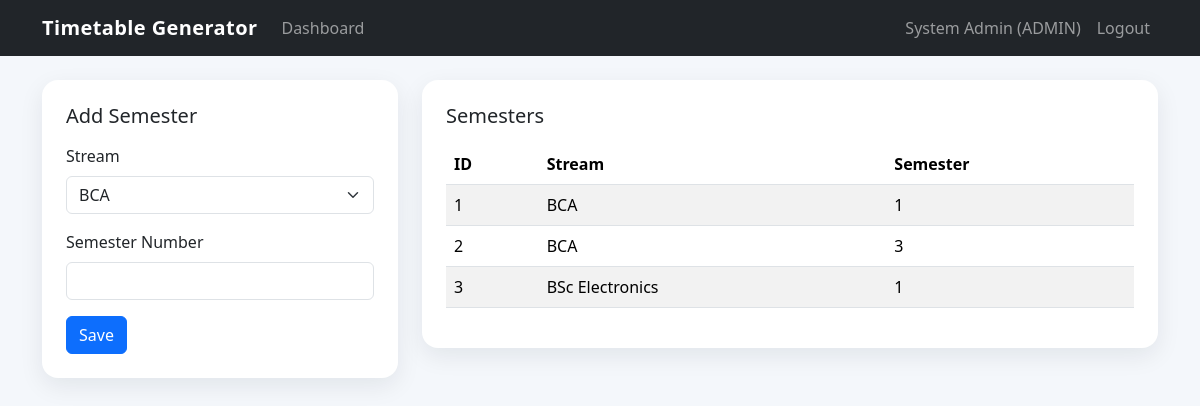
Screenshot of /admin/semesters.php (signed in) with the database file from the repository.
### tables this page shows
CREATE TABLE semesters (
    id INT AUTO_INCREMENT PRIMARY KEY,
    stream_id INT NOT NULL,
    semester_number INT NOT NULL,
    CONSTRAINT fk_semester_stream FOREIGN KEY (stream_id) REFERENCES streams(id) ON DELETE CASCADE
);

CREATE TABLE streams (
    id INT AUTO_INCREMENT PRIMARY KEY,
    department_id INT NOT NULL,
    name VARCHAR(100) NOT NULL,
    code VARCHAR(20) NOT NULL UNIQUE,
    CONSTRAINT fk_stream_department FOREIGN KEY (department_id) REFERENCES departments(id) ON DELETE CASCADE
);

### config/database.php (called while the page is built, shortened)
<?php
function db(): PDO
{
    static $pdo = null;
    if ($pdo instanceof PDO) {
        return $pdo;
    }
    $dsn = 'mysql:host=' . DB_HOST . ';dbname=' . DB_NAME . ';charset=utf8mb4';
    $pdo = new PDO($dsn, DB_USER, DB_PASS, [
        PDO::ATTR_ERRMODE => PDO::ERRMODE_EXCEPTION,
        PDO::ATTR_DEFAULT_FETCH_MODE => PDO::FETCH_ASSOC,
    ]);
    return $pdo;
}

### includes/functions.php (called while the page is built, shortened)
<?php
require_once __DIR__ . '/../config/database.php';
function e(?string $value): string
{
    return htmlspecialchars((string) $value, ENT_QUOTES, 'UTF-8');
}
function fetch_all(string $sql, array $params = []): array
{
    $stmt = db()->prepare($sql);
    $stmt->execute($params);
    return $stmt->fetchAll();
}
function get_streams(): array
{
    return fetch_all('SELECT s.*, d.name AS department_name FROM streams s JOIN departments d ON d.id = s.department_id ORDER BY s.name');
}
function get_semesters(): array
{
    return fetch_all('
        SELECT sem.id, sem.semester_number, st.name AS stream_name
        FROM semesters sem
        JOIN streams st ON st.id = sem.stream_id
        ORDER BY st.name, sem.semester_number
    ');
}

### admin/semesters.php (the view, shortened to what this page needs)
<?php
$streams = get_streams();
$rows = get_semesters();
require_once __DIR__ . '/../includes/header.php';
?>
<div class="row g-4">
    <div class="col-lg-4">
        <div class="card p-4">
            <h1 class="h5 mb-3">Add Semester</h1>
            <form method="post">
                <div class="mb-3">
                    <label class="form-label">Stream</label>
                    <select name="stream_id" class="form-select" required>
                        <?php foreach ($streams as $stream): ?><option value="<?= e((string) $stream['id']); ?>"><?= e($stream['name']); ?></option><?php endforeach; ?>
                    </select>
                </div>
                <div class="mb-3"><label class="form-label">Semester Number</label><input type="number" name="semester_number" class="form-control" min="1" required></div>
                <button class="btn btn-primary">Save</button>
            </form>
        </div>
    </div>
    <div class="col-lg-8">
        <div class="card p-4">
            <h2 class="h5 mb-3">Semesters</h2>
            <table class="table table-striped">
                <thead><tr><th>ID</th><th>Stream</th><th>Semester</th></tr></thead>
                <tbody><?php foreach ($rows as $row): ?><tr><td><?= e((string) $row['id']); ?></td><td><?= e($row['stream_name']); ?></td><td><?= e((string) $row['semester_number']); ?></td></tr><?php endforeach; ?></tbody>
            </table>
        </div>
    </div>
</div>
<?php require_once __DIR__ . '/../includes/footer.php'; ?>

### assets/css/style.css (style rules this page uses)
body { background: #f4f7fb; color: #1c2434; }
.card { border: 0; border-radius: 1rem; box-shadow: 0 0.5rem 1.5rem rgba(15, 23, 42, 0.08); }
.table thead th { white-space: nowrap; }

### rows the page displays
semesters: id "1", stream.name "BCA", semester_number "1"
semesters: id "2", stream.name "BCA", semester_number "3"
semesters: id "3", stream.name "BSc Electronics", semester_number "1"

### other values shown
$user['name'] "System Admin"
$user['role'] "ADMIN"
form field stream_id "BCA"
